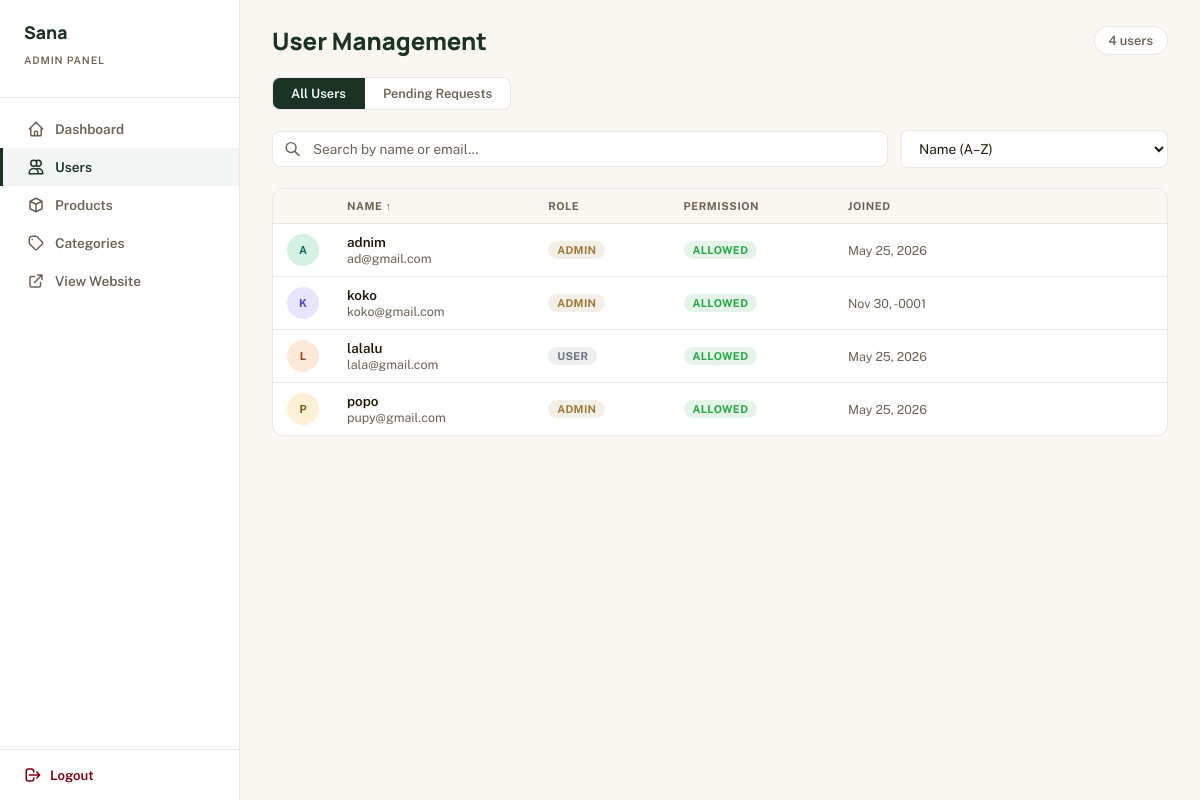
The page /views/admin_user.php?order=name_asc (signed in) on the database its author committed.
### tables this page shows
CREATE TABLE `user` (
  `id` int(11) NOT NULL,
  `name` varchar(50) NOT NULL,
  `first_name` varchar(50) NOT NULL,
  `last_name` varchar(50) NOT NULL,
  `email` varchar(50) DEFAULT NULL,
  `password` varchar(255) DEFAULT NULL,
  `provider` varchar(200) DEFAULT NULL,
  `provider_id` varchar(200) DEFAULT NULL,
  `avatar` tinyint(1) NOT NULL DEFAULT 0,
  `is_admin` tinyint(1) NOT NULL DEFAULT 0,
  `can_post` tinyint(1) DEFAULT 0,
  `request_post_permission` tinyint(1) DEFAULT 0,
  `created_at` timestamp NOT NULL DEFAULT current_timestamp(),
  `updated_at` timestamp NOT NULL DEFAULT current_timestamp() ON UPDATE current_timestamp()
);

### repos/UserRepository.php (called while the page is built, shortened)
<?php
class UserRepository {
    protected $conn;
    public function __construct(PDO $conn) {
        $this->conn = $conn;
    }
    public function getAllWithFilters($filter = null, $search = null, $orderBy = null) {
        $sql = "SELECT * FROM `user`";
        $params = [];
        $orderClause = match($orderBy) {
            'name_asc' => 'ORDER BY name ASC',
            'name_desc' => 'ORDER BY name DESC',
            'id_asc' => 'ORDER BY id ASC',
            'id_desc' => 'ORDER BY id DESC',
            'role_asc' => 'ORDER BY is_admin ASC, name ASC',
            'role_desc' => 'ORDER BY is_admin DESC, name ASC',
            'permission_asc' => 'ORDER BY can_post ASC, name ASC',
            'permission_desc' => 'ORDER BY can_post DESC, name ASC',
            default => 'ORDER BY id DESC'
        };
        $sql .= " " . $orderClause;
        $stmt = $this->conn->prepare($sql);
        $stmt->execute($params);
        return $stmt->fetchAll(PDO::FETCH_ASSOC);
    }
}

### views/admin_user.php (the view, shortened to what this page needs)
<?php
require_once '../configs/connect.php';
require_once '../repos/UserRepository.php';
$search  = isset($_GET['search'])  ? trim($_GET['search'])  : '';
$filter  = isset($_GET['filter'])  ? $_GET['filter']        : null;
$orderBy = isset($_GET['order'])   ? $_GET['order']         : 'id_desc';
$userRepo = new UserRepository($conn);
$users    = $userRepo->getAllWithFilters($filter, $search, $orderBy);
$avColors = [
    ['bg'=>'#d4f1e4','color'=>'#0f6e56'],
    ['bg'=>'#e8e4ff','color'=>'#534ab7'],
    ['bg'=>'#fde8d8','color'=>'#993c1d'],
    ['bg'=>'#fdf0d4','color'=>'#854f0b'],
    ['bg'=>'#fce4f0','color'=>'#993556'],
    ['bg'=>'#dceeff','color'=>'#185fa5'],
];
function getInitials(string $name): string {
    $parts = explode(' ', trim($name));
    return strtoupper(substr($parts[0],0,1) . (isset($parts[1]) ? substr($parts[1],0,1) : ''));
}
?>
<!DOCTYPE html>
<html lang="en">
<head>
</head>
<body>
    <?php include './assets/admin_sidebar.php'; ?>
    <div class="main-content">
        <div class="page-header">
            <h1>User Management</h1>
            <span class="count-badge"><?php echo count($users); ?> user<?php echo count($users) !== 1 ? 's' : ''; ?></span>
        </div>
        <div class="filter-tabs">
            <a href="admin_user.php" class="filter-tab <?php echo !isset($_GET['filter']) ? 'active' : ''; ?>">
                All Users
            </a>
            <a href="admin_user.php?filter=requesting" class="filter-tab <?php echo (isset($_GET['filter']) && $_GET['filter']==='requesting') ? 'active' : ''; ?>">
                Pending Requests
            </a>
        </div>
        <form method="GET" class="search-order-bar" id="userFilterForm">
            <div class="search-box">
                <input type="text" name="search"
                       placeholder="Search by name or email…"
                       value="<?php echo htmlspecialchars($search); ?>">
            </div>
            <select name="order" class="order-select" id="orderSelect">
                <option value="name_asc"        <?php echo $orderBy==='name_asc'        ? 'selected':'' ?>>Name (A–Z)</option>
            </select>
        </form>
        <div class="table-card">
            <div class="table-responsive">
                <table>
                    <thead>
                        <tr>
                            <th style="width:36px;"></th>
                            <th>
                                <a href="?order=<?php echo $orderBy==='name_asc'?'name_desc':'name_asc'; ?><?php echo !empty($search)?'&search='.urlencode($search):''; ?><?php echo isset($_GET['filter'])?'&filter='.htmlspecialchars($_GET['filter']):''; ?>">
                                    Name <?php if(strpos($orderBy,'name')!==false) echo $orderBy==='name_asc'?'↑':'↓'; ?>
                                </a>
                            </th>
                            <th>
                                <a href="?order=<?php echo $orderBy==='role_asc'?'role_desc':'role_asc'; ?><?php echo !empty($search)?'&search='.urlencode($search):''; ?><?php echo isset($_GET['filter'])?'&filter='.htmlspecialchars($_GET['filter']):''; ?>">
                                    Role <?php if(strpos($orderBy,'role')!==false) echo $orderBy==='role_asc'?'↑':'↓'; ?>
                                </a>
                            </th>
                            <th>
                                <a href="?order=<?php echo $orderBy==='permission_asc'?'permission_desc':'permission_asc'; ?><?php echo !empty($search)?'&search='.urlencode($search):''; ?><?php echo isset($_GET['filter'])?'&filter='.htmlspecialchars($_GET['filter']):''; ?>">
                                    Permission <?php if(strpos($orderBy,'permission')!==false) echo $orderBy==='permission_asc'?'↑':'↓'; ?>
                                </a>
                            </th>
                            <th>
                                <a href="?order=<?php echo $orderBy==='id_asc'?'id_desc':'id_asc'; ?><?php echo !empty($search)?'&search='.urlencode($search):''; ?><?php echo isset($_GET['filter'])?'&filter='.htmlspecialchars($_GET['filter']):''; ?>">
                                    Joined <?php if(strpos($orderBy,'id')!==false) echo $orderBy==='id_asc'?'↑':'↓'; ?>
                                </a>
                            </th>
                            <th style="text-align:center;"></th>
                        </tr>
                    </thead>
                    <tbody>
                        <?php if (empty($users)): ?>
                            <tr>
                                <td colspan="6">
                                    <div class="empty-state">
                                        <svg fill="none" stroke="currentColor" viewBox="0 0 24 24">
                                            <path stroke-linecap="round" stroke-linejoin="round" stroke-width="2"
                                                  d="M12 4.354a4 4 0 110 5.292M15 21H3v-1a6 6 0 0112 0v1zm0 0h6v-1a6 6 0 00-9-5.197M13 7a4 4 0 11-8 0 4 4 0 018 0z"/>
                                        </svg>
                                        <p>No users found.</p>
                                    </div>
                                </td>
                            </tr>
                        <?php else: ?>
                            <?php foreach ($users as $i => $user): ?>
                                <?php
                                    $col      = $avColors[$i % count($avColors)];
                                    $initials = getInitials($user['name']);
                                    $joined   = $user['created_at']
                                                ? date('M j, Y', strtotime($user['created_at']))
                                                : '—';
                                ?>
                                <tr class="user-table-row"
                                    data-uid="<?php echo $user['id']; ?>"
                                    onclick="openDetail(<?php echo (int)$user['id']; ?>)"
                                    title="Click to view full profile">
                                    <td>
                                        <div class="avatar-cell"
                                             style="background:<?php echo $col['bg']; ?>;color:<?php echo $col['color']; ?>">
                                            <?php echo $initials; ?>
                                        </div>
                                    </td>
                                    <td>
                                        <div class="user-info-wrap">
                                            <div>
                                                <div class="user-name"><?php echo htmlspecialchars($user['name']); ?></div>
                                                <div class="user-email"><?php echo htmlspecialchars($user['email']); ?></div>
                                            </div>
                                        </div>
                                    </td>
                                    <td>
                                        <?php if ($user['is_admin']): ?>
                                            <span class="badge badge-admin">Admin</span>
                                        <?php else: ?>
                                            <span class="badge badge-user">User</span>
                                        <?php endif; ?>
                                    </td>
                                    <td>
                                        <?php if ($user['can_post']): ?>
                                            <span class="badge badge-allowed">Allowed</span>
                                        <?php endif; ?>
                                    </td>
                                    <td style="white-space:nowrap;font-size:.78rem;color:var(--on-surface-variant);">
                                        <?php echo $joined; ?>
                                    </td>
                                    <td style="text-align:center;">
                                    </td>
                                </tr>
                            <?php endforeach; ?>
                        <?php endif; ?>
                    </tbody>
                </table>
            </div>
        </div>
    </div>
</body>
</html>

### views/admin_user.php (style rules this page uses)
:root { --primary: #1a3325; --primary-container: #2a5038; --primary-light: rgba(26,51,37,.05); --secondary: #9d7c39; --secondary-light: rgba(157,124,57,.10); --tertiary: #7e000a; --bg-body: #faf7f2; --surface: #ffffff; --on-surface: #201b09; --on-surface-variant:#6b6355; --outline: rgba(74,69,56,.12); --outline-strong: rgba(74,69,56,.25); --radius-sm: 8px; --radius-md: 12px; --radius-lg: 16px; --font-headline: 'Manrope', sans-serif; --font-body: 'Public Sans', sans-serif; }
*, *::before, *::after { box-sizing: border-box; }
body { font-family: var(--font-body); margin: 0; padding: 0; background: var(--bg-body); color: var(--on-surface); display: flex; min-height: 100vh; }
.main-content { flex-grow: 1; padding: 1.5rem 2rem; display: flex; flex-direction: column; min-width: 0; }
.page-header { display: flex; align-items: center; justify-content: space-between; margin-bottom: 1.25rem; flex-wrap: wrap; gap: .75rem; }
.page-header h1 { font-family: var(--font-headline); font-size: 1.5rem; font-weight: 800; color: var(--primary); margin: 0; }
.count-badge { font-size: .8rem; color: var(--on-surface-variant); font-weight: 600; background: var(--surface); border: 1px solid var(--outline); padding: 6px 14px; border-radius: 20px; }
.filter-tabs { display: flex; background: var(--surface); border: 1px solid var(--outline); border-radius: var(--radius-sm); overflow: hidden; width: fit-content; margin-bottom: 1.25rem; }
.filter-tab { padding: 8px 18px; text-decoration: none; font-weight: 600; font-size: .8rem; color: var(--on-surface-variant); border-right: 1px solid var(--outline); transition: all .2s; white-space: nowrap; }
.filter-tab:last-child { border-right: none; }
.filter-tab.active { background: var(--primary); color: #fff; }
.search-order-bar { display: flex; gap: .75rem; align-items: center; flex-wrap: wrap; margin-bottom: 1.25rem; }
.search-box { flex: 1; min-width: 200px; position: relative; }
.search-box input { width: 100%; padding: 9px 14px 9px 40px; border: 1px solid var(--outline); border-radius: var(--radius-sm); background: var(--surface); font-family: var(--font-body); font-size: .85rem; color: var(--on-surface); transition: all .2s; }
.search-box input::placeholder { color: var(--on-surface-variant); }
.order-select { padding: 9px 14px; border: 1px solid var(--outline); border-radius: var(--radius-sm); background: var(--surface); font-family: var(--font-body); font-size: .85rem; color: var(--on-surface); cursor: pointer; min-width: 170px; transition: all .2s; }
.table-card { background: var(--surface); border: 1px solid var(--outline); border-radius: var(--radius-md); overflow: hidden; }
.table-responsive { overflow-x: auto; }
table { width: 100%; border-collapse: collapse; }
th { padding: 11px 14px; text-align: left; background: var(--bg-body); font-weight: 700; font-size: .68rem; text-transform: uppercase; letter-spacing: .05em; color: var(--on-surface-variant); border-bottom: 1px solid var(--outline); }
th a { text-decoration: none; color: inherit; display: inline-flex; align-items: center; gap: 4px; }
td { padding: 10px 14px; border-bottom: 1px solid var(--outline); font-size: .84rem; vertical-align: middle; }
tr:last-child td { border-bottom: none; }
.user-table-row { cursor: pointer; transition: background .15s; }
.avatar-cell { width: 32px; height: 32px; border-radius: 50%; display: flex; align-items: center; justify-content: center; font-size: 11px; font-weight: 700; flex-shrink: 0; user-select: none; }
.user-info-wrap { display: flex; align-items: center; gap: 10px; }
.user-name { font-weight: 600; color: var(--on-surface); }
.user-email { font-size: .78rem; color: var(--on-surface-variant); margin-top: 1px; }
.badge { padding: 3px 9px; border-radius: 20px; font-size: .68rem; font-weight: 700; text-transform: uppercase; letter-spacing: .03em; display: inline-block; }
.badge-admin { background: rgba(157,124,57,.12); color: var(--secondary); }
.badge-user { background: rgba(108,117,125,.12); color: #6c757d; }
.badge-allowed { background: rgba(40,167,69,.12); color: #28a745; }

### rows shown on the page
user: name "A", name "adnim", email "ad@gmail.com", is_admin "ADMIN", can_post "ALLOWED", created_at "May 25, 2026"
user: name "K", name "koko", email "koko@gmail.com", is_admin "ADMIN", can_post "ALLOWED", created_at "Nov 30, -0001"
user: name "L", name "lalalu", email "lala@gmail.com", is_admin "USER", can_post "ALLOWED", created_at "May 25, 2026"
user: name "P", name "popo", email "pupy@gmail.com", is_admin "ADMIN", can_post "ALLOWED", created_at "May 25, 2026"

### other values the page prints
count($users) "4"
